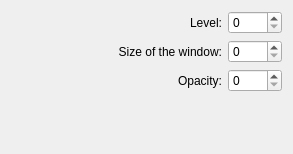
<?xml version="1.0" encoding="UTF-8"?>
<ui version="4.0">
 <class>WdgRandomPickOptions</class>
 <widget class="QWidget" name="WdgRandomPickOptions">
  <property name="geometry">
   <rect>
    <x>0</x>
    <y>0</y>
    <width>293</width>
    <height>154</height>
   </rect>
  </property>
  <layout class="QGridLayout" name="gridLayout" columnstretch="2,0,1">
   <item row="0" column="0">
    <spacer>
     <property name="orientation">
      <enum>Qt::Horizontal</enum>
     </property>
     <property name="sizeType">
      <enum>QSizePolicy::Expanding</enum>
     </property>
     <property name="sizeHint" stdset="0">
      <size>
       <width>16</width>
       <height>20</height>
      </size>
     </property>
    </spacer>
   </item>
   <item row="0" column="1">
    <widget class="QLabel" name="textLabel1">
     <property name="text">
      <string>Level:</string>
     </property>
     <property name="alignment">
      <set>Qt::AlignRight|Qt::AlignTrailing|Qt::AlignVCenter</set>
     </property>
     <property name="wordWrap">
      <bool>false</bool>
     </property>
    </widget>
   </item>
   <item row="0" column="2">
    <widget class="KisIntParseSpinBox" name="intLevel"/>
   </item>
   <item row="1" column="1">
    <widget class="QLabel" name="textLabel1_2">
     <property name="text">
      <string>Size of the window:</string>
     </property>
     <property name="alignment">
      <set>Qt::AlignRight|Qt::AlignTrailing|Qt::AlignVCenter</set>
     </property>
     <property name="wordWrap">
      <bool>false</bool>
     </property>
    </widget>
   </item>
   <item row="1" column="2">
    <widget class="KisIntParseSpinBox" name="intWindowSize"/>
   </item>
   <item row="2" column="1">
    <widget class="QLabel" name="textLabel2">
     <property name="text">
      <string>Opacity:</string>
     </property>
     <property name="alignment">
      <set>Qt::AlignRight|Qt::AlignTrailing|Qt::AlignVCenter</set>
     </property>
     <property name="wordWrap">
      <bool>false</bool>
     </property>
    </widget>
   </item>
   <item row="2" column="2">
    <widget class="KisIntParseSpinBox" name="intOpacity"/>
   </item>
   <item row="3" column="2">
    <spacer>
     <property name="orientation">
      <enum>Qt::Vertical</enum>
     </property>
     <property name="sizeType">
      <enum>QSizePolicy::Expanding</enum>
     </property>
     <property name="sizeHint" stdset="0">
      <size>
       <width>20</width>
       <height>1</height>
      </size>
     </property>
    </spacer>
   </item>
  </layout>
 </widget>
 <customwidgets>
  <customwidget>
   <class>KisIntParseSpinBox</class>
   <extends>QSpinBox</extends>
   <header>kis_int_parse_spin_box.h</header>
  </customwidget>
 </customwidgets>
 <resources/>
 <connections/>
</ui>
